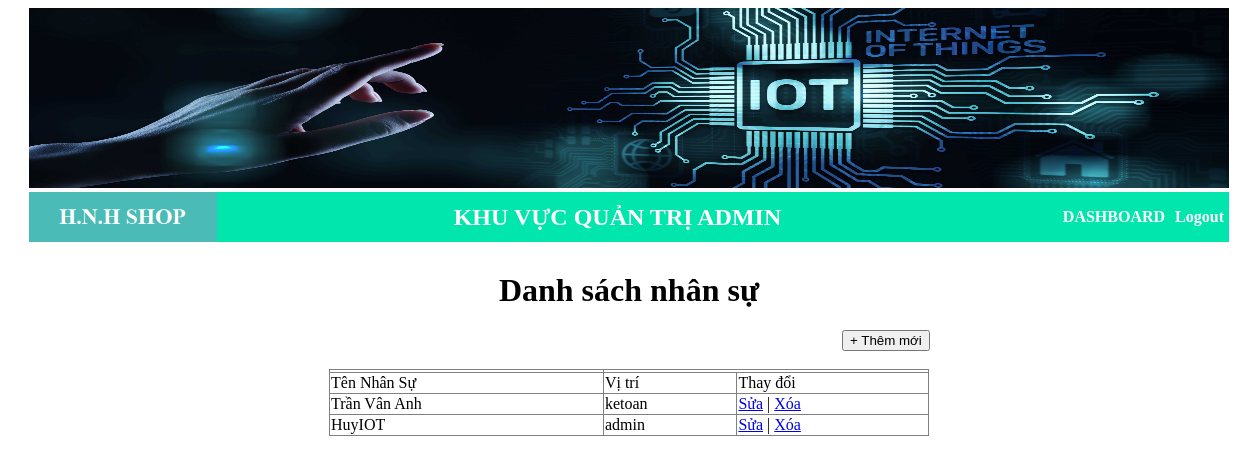
/admincp/modules/quanlynhansu/index.php, run on the app's committed database.
### tables this page shows
CREATE TABLE `admin_tbl` (
  `id_admin` int(11) NOT NULL,
  `tennhansu` varchar(100) NOT NULL,
  `tendangnhap` varchar(50) NOT NULL,
  `matkhau` varchar(50) NOT NULL,
  `vitri` varchar(50) NOT NULL
);

### admincp/modules/quanlynhansu/danhsach.php (the view)
<?php
$sql="SELECT * FROM `admin_tbl`";
$query = mysqli_query($connect,$sql);
?>
<center><h1>Danh sách nhân sự</h1></center>
<a style="margin-left:513px;cursor: pointer;" href="?stt=them"><button>+ Thêm mới</button></a>
<br><br>
<center><table border="1" style="border-collapse: collapse;width: 100%;">
	<th>
		<tr>
			<td>Tên Nhân Sự</td>
			<td>Vị trí</td>
			<td>Thay đổi</td>
		</tr>
	</th>
	<tbody>
		<?php while($row=mysqli_fetch_array($query)) { ?>
		<tr>
			<td><?= $row['tennhansu'] ?></td>
			<td><?= $row['vitri'] ?></td>
			<td><a href="?stt=sua&id=<?= $row['id_admin'] ?>">Sửa</a> | <a href="?stt=xoa&id=<?= $row['id_admin'] ?>">Xóa</a></td>
		</tr>
		<?php } ?>
	</tbody>
</table></center>

### data on the page
admin_tbl: tennhansu "Trần Vân Anh", vitri "ketoan"
admin_tbl: tennhansu "HuyIOT", vitri "admin"
